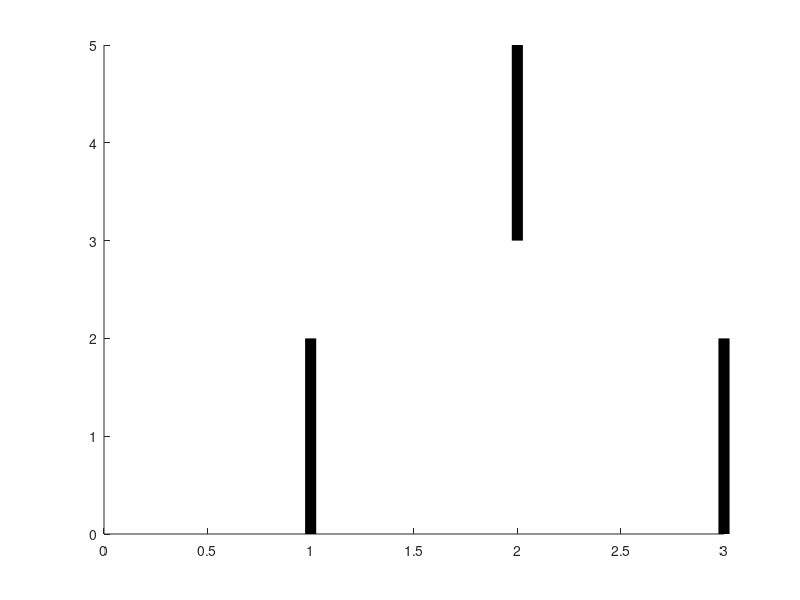

Write MATLAB code to recreate this figure. (Note: this script raises an error after producing the figure.)
%% Test plotting the field
clear;
close all;
clc;
% Define color map
map = [1,1,1;   % white - 1
       1,0,0;   % red - 2
       0,1,0;   % green - 3
       0,0,1;   % blue - 4
       1,1,0];  % yellow - 5

%% create the field
C = ones(5);
C(1,1) = 5;
C(5,5) = 3;
C(5,1) = 2;
C(1,4) = 4;
figure(101)
hold on;
% the field
image(0.5, 0.5, C);
colormap(map)
% add walls
line([1,1],[0,2],'LineWidth',8, 'Color', 'k')
line([2,2],[3,5],'LineWidth',8, 'Color', 'k')
line([3,3],[0,2],'LineWidth',8, 'Color', 'k')
% axes
cleanplot;
hold off;
